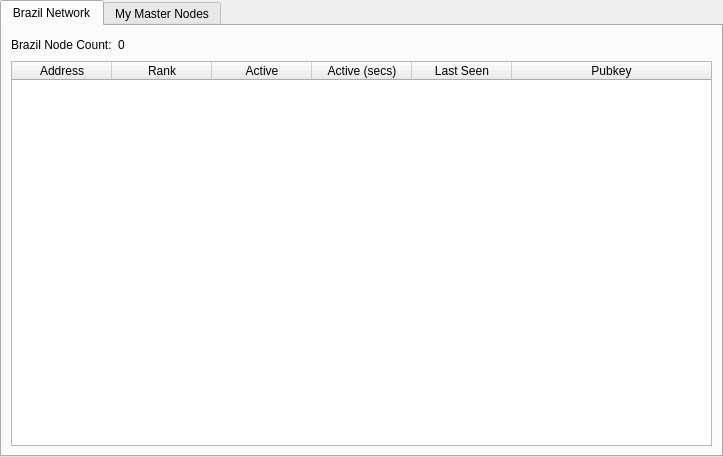
<?xml version="1.0" encoding="UTF-8"?>
<ui version="4.0">
 <class>MasternodeManager</class>
 <widget class="QWidget" name="MasternodeManager">
  <property name="geometry">
   <rect>
    <x>0</x>
    <y>0</y>
    <width>723</width>
    <height>457</height>
   </rect>
  </property>
  <property name="windowTitle">
   <string>Form</string>
  </property>
  <layout class="QVBoxLayout" name="topLayout">
   <property name="leftMargin">
    <number>0</number>
   </property>
   <property name="topMargin">
    <number>0</number>
   </property>
   <property name="rightMargin">
    <number>0</number>
   </property>
   <property name="bottomMargin">
    <number>0</number>
   </property>
   <item>
    <layout class="QVBoxLayout" name="verticalLayout">
     <property name="bottomMargin">
      <number>0</number>
     </property>
     <item>
      <widget class="QTabWidget" name="tabWidget">
       <property name="currentIndex">
        <number>0</number>
       </property>
       <widget class="QWidget" name="tab">
        <attribute name="title">
         <string>Brazil Network</string>
        </attribute>
        <layout class="QGridLayout" name="gridLayout">
         <item row="1" column="0">
          <widget class="QTableWidget" name="tableWidget">
           <property name="editTriggers">
            <set>QAbstractItemView::NoEditTriggers</set>
           </property>
           <property name="alternatingRowColors">
            <bool>true</bool>
           </property>
           <property name="selectionBehavior">
            <enum>QAbstractItemView::SelectRows</enum>
           </property>
           <property name="sortingEnabled">
            <bool>true</bool>
           </property>
           <attribute name="horizontalHeaderStretchLastSection">
            <bool>true</bool>
           </attribute>
           <column>
            <property name="text">
             <string>Address</string>
            </property>
           </column>
           <column>
            <property name="text">
             <string>Rank</string>
            </property>
           </column>
           <column>
            <property name="text">
             <string>Active</string>
            </property>
           </column>
           <column>
            <property name="text">
             <string>Active (secs)</string>
            </property>
           </column>
           <column>
            <property name="text">
             <string>Last Seen</string>
            </property>
           </column>
           <column>
            <property name="text">
             <string>Pubkey</string>
            </property>
           </column>
          </widget>
         </item>
         <item row="0" column="0">
          <layout class="QHBoxLayout" name="horizontalLayout_3">
           <property name="bottomMargin">
            <number>0</number>
           </property>
           <item>
            <widget class="QLabel" name="label_2">
             <property name="text">
              <string>Brazil Node Count:</string>
             </property>
            </widget>
           </item>
           <item>
            <widget class="QLabel" name="countLabel">
             <property name="text">
              <string>0</string>
             </property>
            </widget>
           </item>
           <item>
            <spacer name="horizontalSpacer_3">
             <property name="orientation">
              <enum>Qt::Horizontal</enum>
             </property>
             <property name="sizeHint" stdset="0">
              <size>
               <width>40</width>
               <height>20</height>
              </size>
             </property>
            </spacer>
           </item>
          </layout>
         </item>
        </layout>
       </widget>
       <widget class="QWidget" name="tab_2">
        <attribute name="title">
         <string>My Master Nodes</string>
        </attribute>
        <layout class="QGridLayout" name="gridLayout_2">
         <item row="0" column="0">
          <layout class="QVBoxLayout" name="verticalLayout_2">
           <property name="bottomMargin">
            <number>0</number>
           </property>
           <item>
            <layout class="QHBoxLayout" name="horizontalLayout">
             <item>
              <widget class="QPushButton" name="createButton">
               <property name="text">
                <string>&amp;Create...</string>
               </property>
              </widget>
             </item>
             <item>
              <widget class="QPushButton" name="copyAddressButton">
               <property name="text">
                <string>Copy &amp;Address</string>
               </property>
              </widget>
             </item>
             <item>
              <spacer name="horizontalSpacer">
               <property name="orientation">
                <enum>Qt::Horizontal</enum>
               </property>
               <property name="sizeHint" stdset="0">
                <size>
                 <width>40</width>
                 <height>20</height>
                </size>
               </property>
              </spacer>
             </item>
            </layout>
           </item>
           <item>
            <widget class="QTableWidget" name="tableWidget_2">
             <property name="editTriggers">
              <set>QAbstractItemView::NoEditTriggers</set>
             </property>
             <property name="alternatingRowColors">
              <bool>true</bool>
             </property>
             <property name="selectionMode">
              <enum>QAbstractItemView::SingleSelection</enum>
             </property>
             <property name="selectionBehavior">
              <enum>QAbstractItemView::SelectRows</enum>
             </property>
             <attribute name="horizontalHeaderStretchLastSection">
              <bool>true</bool>
             </attribute>
             <column>
              <property name="text">
               <string>Alias</string>
              </property>
             </column>
             <column>
              <property name="text">
               <string>IP/Onion</string>
              </property>
             </column>
             <column>
              <property name="text">
               <string>Status</string>
              </property>
             </column>
             <column>
              <property name="text">
               <string>Collateral Address</string>
              </property>
             </column>
            </widget>
           </item>
           <item>
            <layout class="QHBoxLayout" name="horizontalLayout_2">
             <property name="bottomMargin">
              <number>0</number>
             </property>
             <item>
              <widget class="QPushButton" name="editButton">
               <property name="text">
                <string>&amp;Edit</string>
               </property>
              </widget>
             </item>
             <item>
              <widget class="QPushButton" name="getConfigButton">
               <property name="text">
                <string>&amp;Get Config</string>
               </property>
              </widget>
             </item>
             <item>
              <widget class="QPushButton" name="removeButton">
               <property name="text">
                <string>&amp;Remove</string>
               </property>
              </widget>
             </item>
             <item>
              <spacer name="horizontalSpacer_2">
               <property name="orientation">
                <enum>Qt::Horizontal</enum>
               </property>
               <property name="sizeHint" stdset="0">
                <size>
                 <width>40</width>
                 <height>20</height>
                </size>
               </property>
              </spacer>
             </item>
            </layout>
           </item>
           <item>
            <layout class="QHBoxLayout" name="horizontalLayout_4">
             <property name="bottomMargin">
              <number>0</number>
             </property>
             <item>
              <widget class="QPushButton" name="startButton">
               <property name="text">
                <string>&amp;Start</string>
               </property>
              </widget>
             </item>
             <item>
              <widget class="QPushButton" name="stopButton">
               <property name="text">
                <string>Sto&amp;p</string>
               </property>
              </widget>
             </item>
             <item>
              <spacer name="horizontalSpacer_4">
               <property name="orientation">
                <enum>Qt::Horizontal</enum>
               </property>
               <property name="sizeHint" stdset="0">
                <size>
                 <width>40</width>
                 <height>20</height>
                </size>
               </property>
              </spacer>
             </item>
            </layout>
           </item>
           <item>
            <layout class="QHBoxLayout" name="horizontalLayout_5">
             <property name="bottomMargin">
              <number>0</number>
             </property>
             <item>
              <widget class="QPushButton" name="startAllButton">
               <property name="text">
                <string>S&amp;tart All</string>
               </property>
              </widget>
             </item>
             <item>
              <widget class="QPushButton" name="stopAllButton">
               <property name="text">
                <string>St&amp;op All</string>
               </property>
              </widget>
             </item>
             <item>
              <spacer name="horizontalSpacer_5">
               <property name="orientation">
                <enum>Qt::Horizontal</enum>
               </property>
               <property name="sizeHint" stdset="0">
                <size>
                 <width>40</width>
                 <height>20</height>
                </size>
               </property>
              </spacer>
             </item>
            </layout>
           </item>
          </layout>
         </item>
        </layout>
       </widget>
      </widget>
     </item>
    </layout>
   </item>
  </layout>
 </widget>
 <resources/>
 <connections/>
</ui>
